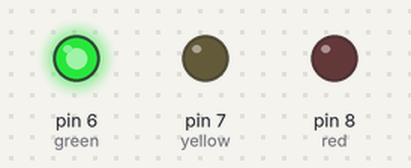
Recording of a sketch running on a simulated Arduino Uno, built with avr-gcc and run on an emulated ATmega328P. On the bench: output pins drawn as LEDs (lit = HIGH).

Above: at 5.0 s.
At 11.5 s:
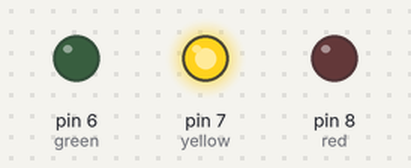
At 17.7 s:
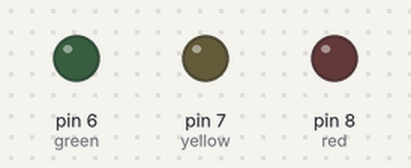
At 23.0 s:
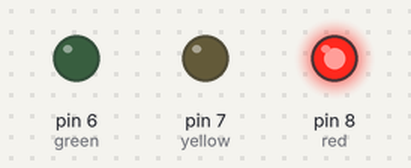
At 30.5 s:
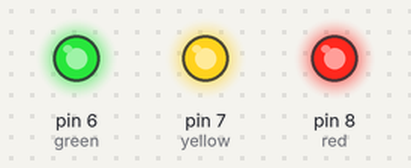
Timing chart, 0 to 42.9 s (numbered marks = the images above):
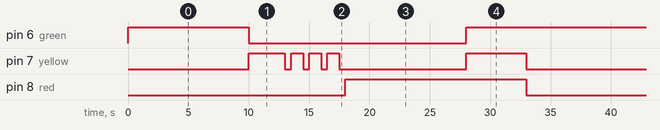

Measured:
- by itself, pin 6 (green): repeats every 33.0 s: LOW 18.0 s, HIGH 15.0 s
- by itself, pin 7 (yellow): repeats every 33.0 s: 3 × (LOW 0.50 s, HIGH 1.0 s), LOW 10.5 s, HIGH 5.0 s, LOW 10.0 s, HIGH 3.0 s
- by itself, pin 8 (red): alternates HIGH for 15.0 s and LOW for 18.0 s

The sketch:

trafficlight.ino
```cpp
int green = 6;
int yellow = 7;
int red = 8;

void setup() {
  pinMode(green, OUTPUT);
  pinMode(yellow, OUTPUT);
  pinMode(red, OUTPUT);
}

void loop() {
  digitalWrite(green, HIGH);
  delay(10000);
  digitalWrite(green, LOW);

  digitalWrite(yellow, HIGH);
  delay(3000);
  digitalWrite(yellow, LOW);
  delay(500);
    digitalWrite(yellow, HIGH);
  delay(1000);
  digitalWrite(yellow, LOW);
  delay(500);
    digitalWrite(yellow, HIGH);
  delay(1000);
  digitalWrite(yellow, LOW);
  delay(500);
    digitalWrite(yellow, HIGH);
  delay(1000);
  digitalWrite(yellow, LOW);
  delay(500);

    digitalWrite(red, HIGH);
  delay(10000);
  digitalWrite(red, LOW);

  digitalWrite(green, HIGH);
  digitalWrite(red, HIGH);
  digitalWrite(yellow, HIGH);
  delay(5000);
  digitalWrite(green, LOW);
  digitalWrite(red, LOW);
  digitalWrite(yellow, LOW);
}
```
